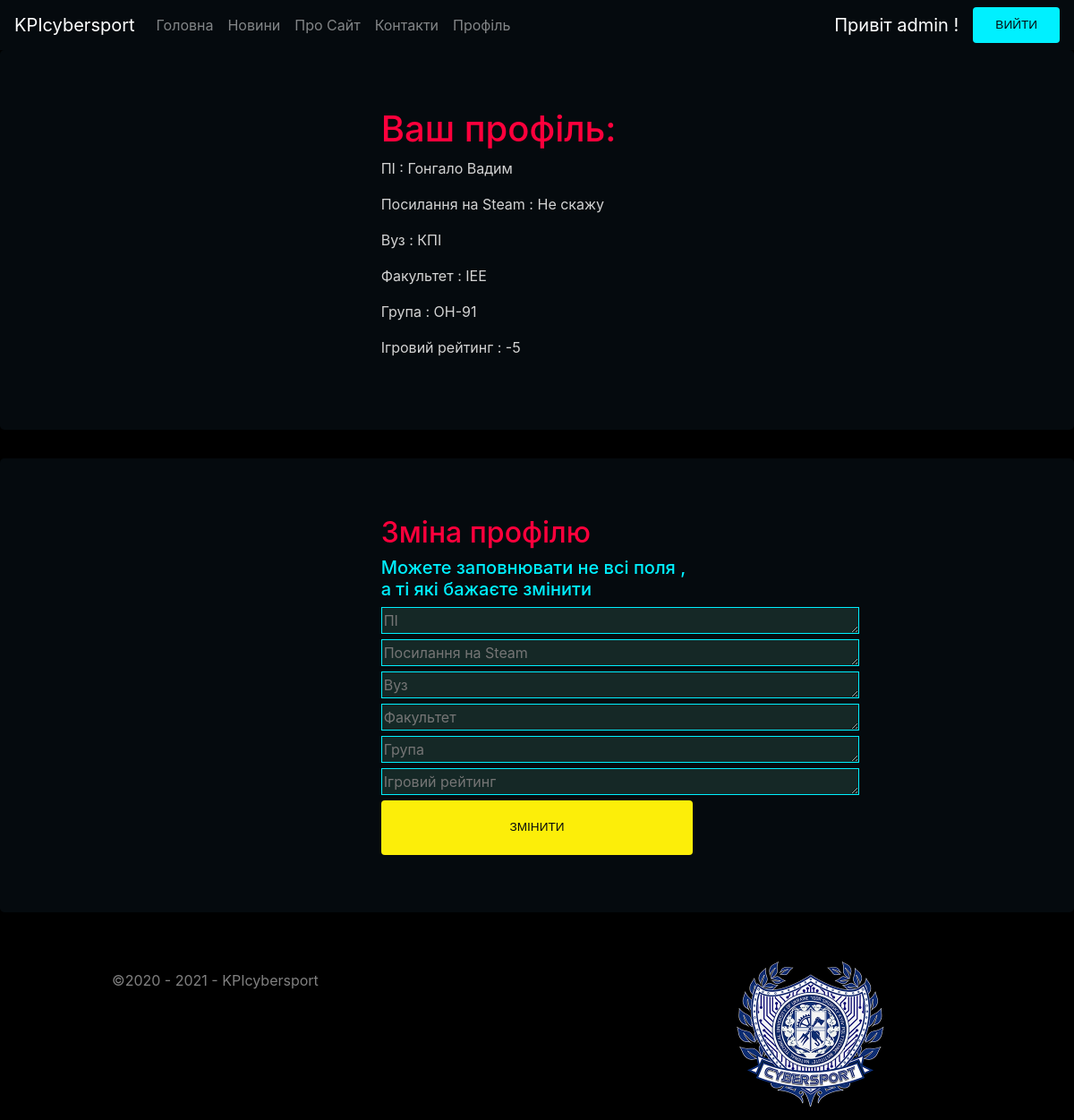
/profile/ (signed in), run on the app's committed database.
### main/models.py (models this page shows)
class Person(models.Model):
    user = models.OneToOneField(settings.AUTH_USER_MODEL, on_delete = models.CASCADE)
    player_name = models.TextField('ПІ')
    steam_link = models.TextField('лінк на steam')
    vuz = models.TextField('університет')
    fuck = models.TextField('університет')
    group = models.TextField('група')
    rate = models.TextField('рейтинг')
    class Meta:
        verbose_name = "Профіль"
        verbose_name_plural = 'Профілі'

### main/views.py (the view)
# urls.py: path('profile/', views.profile , name='profile'),
def profile(request):
    if request.user.username == "":
        return render(request, 'main/n_profile.html',{'year':datetime.now().year})
    else:
        try:
            print(request.user.username)
            a = Person.objects.get(user = request.user)
        except:
            raise Http404("Профіль не знайдено")
        return render(request, 'main/profile.html',{'year':datetime.now().year , 'profile':a})

### main/templates/main/profile.html (shortened to what this page needs)
{% extends 'main/base.html' %}
{% block content %}
<body>
    <div class="jumbotron">
    <div class="container body-content" >
    <div class="row">
        <div class="col-md-4" style="margin-left: auto; margin-right: auto;">
        <h1>Ваш профіль:</h1>
        <p class='sta'>ПІ : {{profile.player_name}}</p>
        <p class="sta">Посилання на Steam : {{profile.steam_link}}</p>
        <p class="sta">Вуз : {{profile.vuz}}</p>
        <p class="sta">Факультет : {{profile.fuck}}</p>
        <p class="sta">Група : {{profile.group}}</p>
        <p class="sta">Ігровий рейтинг : {{profile.rate}}</p>
    </div>
    </div>
    </div>
    </div>
    <div class="jumbotron">
        <div class="container body-content">
        <div class="row">
            <div class="col-md-4" style="margin-left: auto; margin-right: auto;">
        <form action="edit_profile" method="POST">
            <h2 class='rde'>Зміна профілю</h2>
            <h5 class="ble">Можете заповнювати не всі поля , а ті які бажаєте змінити</h3>
            <textarea name="player_name" placeholder="ПІ" cols="50" rows="1"></textarea>
            <textarea name='steam_link' placeholder="Посилання на Steam" cols="50" rows="1"></textarea>
            <textarea name='vuz' placeholder="Вуз" cols="50" rows="1"></textarea>
            <textarea name='fuck' placeholder="Факультет" cols="50" rows="1"></textarea>
            <textarea name='group' placeholder="Група" cols="50" rows="1"></textarea>
            <textarea name='rate' placeholder="Ігровий рейтинг" cols="50" rows="1"></textarea>
            <button type="submit" class="btn btn-secondary btn-block">змінити</button>
        </form>
        </div>
        </div>
        </div>
        </div>
</body>
{% endblock %}

### main/templates/main/loginpartial.html (shortened to what this page needs)
{% if user.is_authenticated %}
<form id="logoutForm" action="/logout/" method="post" class="navbar-right">
    <ul class="nav navbar-nav navbar-right">
        <li><span class="navbar-brand">Привіт {{ user.username }} !</span></li>
        <form class="form-inline mt-2 mt-md-0" action="javascript:document.getElementById('logoutForm').submit()">
            <button class="btn btn-outline-secondary my-2 my-sm-0" style='background-color: #00f0ff;padding: 10px 25px 'type="submit">Вийти</button>
        </form>
    </ul>
</form>
{% else %}
<ul class="nav navbar-nav navbar-right">
    <form class="form-inline mt-2 mt-md-0" action="{% url 'login' %}">
        <button class="btn btn-outline-secondary my-2 my-sm-0" style='padding: 10px 25px' type="submit">Увійти</button>
    </form>
</ul>
{% endif %}

### main/templates/main/base.html (style rules this page uses)
body { background-color: black; }
h2 { color: gray; }
h1 { color: var(--red-color); }
.rde { color: var(--red-color) }
.jumbotron { background-color: var(--black-color); }
body { min-height: 75rem; padding-top: 3.5rem; }
textarea { background-color: #152826; color:white; border-color: var(--blue-color) }
:root { --yellow-color: #fcee09; --red-color: #ff003c; --black-color: #050a0e; --blue-color: #00f0ff; }
.btn { display: flex; align-items: center; justify-content: center; border: 0; outline: none; background-color: var(--yellow-color); color: var(--black-color); cursor: pointer; padding: 20px 25px; position: relative; font-family: Tomorrow, sans-serif; font-size: .85rem; text-transform: uppercase; }
.ble { color:var(--blue-color); }
.sta { color: lightgray; }

### data on the page
Person: player_name "Гонгало Вадим", steam_link "Не скажу", vuz "КПІ", fuck "ІЕЕ", group "ОН-91", rate "-5"

### other printed values
{{ user.username }} "admin"
